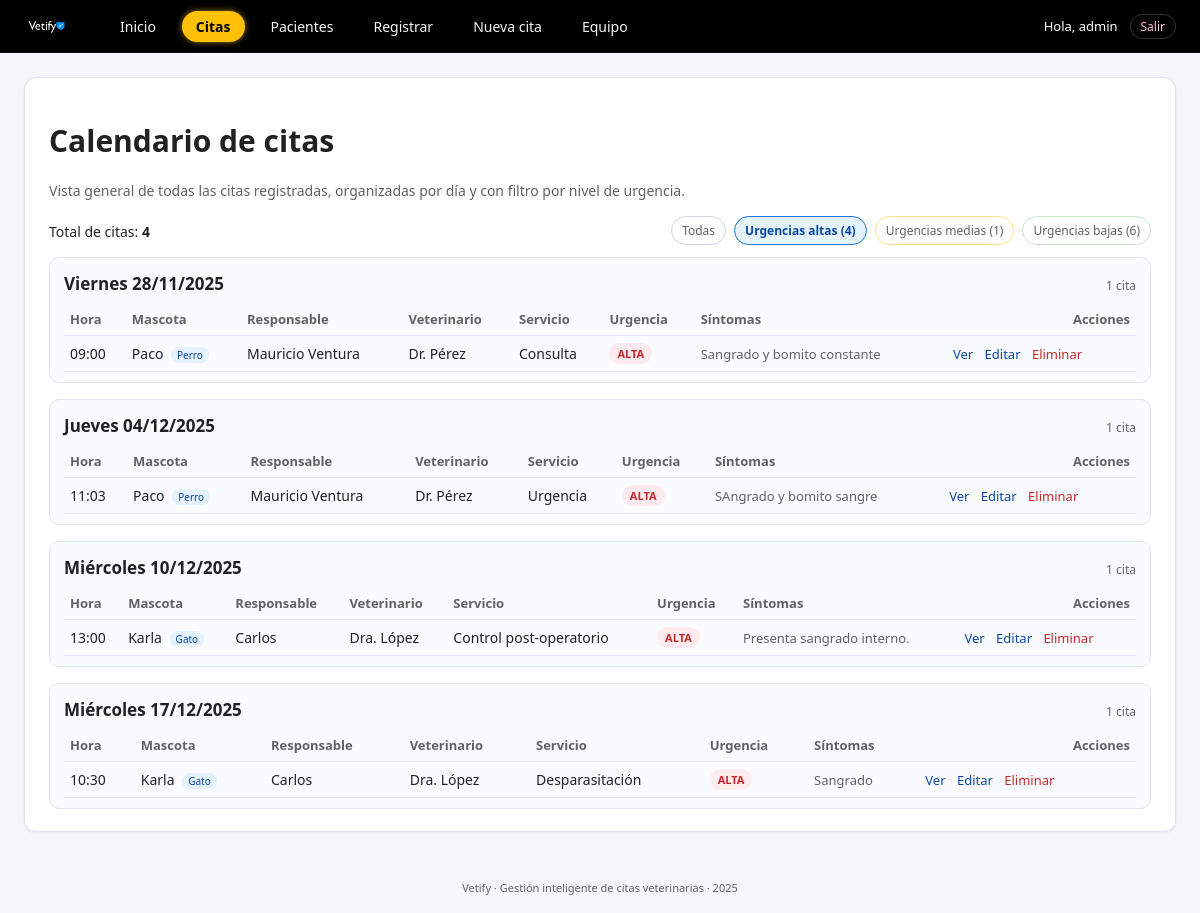
Screenshot of /citas?urg=alta (signed in) with the database file from the repository.
### tables this page shows
CREATE TABLE citas (
        id INTEGER PRIMARY KEY AUTOINCREMENT,
        mascota_id INTEGER NOT NULL,
        vet_id INTEGER NOT NULL,
        fecha_hora TEXT NOT NULL,
        tipo_servicio TEXT NOT NULL,
        sintomas TEXT,
        urgencia TEXT,
        estado TEXT NOT NULL DEFAULT 'pendiente',
        FOREIGN KEY (mascota_id) REFERENCES mascotas(id),
        FOREIGN KEY (vet_id) REFERENCES veterinarios(id)
    );

CREATE TABLE mascotas (
        id INTEGER PRIMARY KEY AUTOINCREMENT,
        nombre TEXT NOT NULL,
        tipo TEXT NOT NULL,
        raza TEXT,
        edad INTEGER,
        peso REAL,
        dueno_id INTEGER NOT NULL, fecha_registro TEXT,
        FOREIGN KEY (dueno_id) REFERENCES duenos(id)
    );

CREATE TABLE duenos (
        id INTEGER PRIMARY KEY AUTOINCREMENT,
        nombre TEXT NOT NULL,
        telefono TEXT NOT NULL,
        correo TEXT NOT NULL
    );

CREATE TABLE veterinarios (
        id INTEGER PRIMARY KEY AUTOINCREMENT,
        nombre TEXT NOT NULL,
        especialidad TEXT NOT NULL,
        telefono TEXT NOT NULL
    );

### app.py (the view)
@app.route("/citas")
@login_required
def citas():
    urgencia_filtro = request.args.get("urg", "todas").lower()
    citas = listar_citas_todas()
    counts = {"alta": 0, "media": 0, "baja": 0}
    for c in citas:
        urg = (c["urgencia"] or "").lower()
        if urg in counts:
            counts[urg] += 1
    if urgencia_filtro in ("alta", "media", "baja"):
        citas_filtradas = [c for c in citas if (c["urgencia"] or "").lower() == urgencia_filtro]
    else:
        citas_filtradas = citas
    total_citas = len(citas_filtradas)
    grupos = []
    current_date = None
    grupo_actual = None
    dias_semana = ["Lunes", "Martes", "Miércoles", "Jueves", "Viernes", "Sábado", "Domingo"]
    for c in citas_filtradas:
        fecha_iso = c["fecha_hora"][:10]
        if fecha_iso != current_date:
            current_date = fecha_iso
            dt = datetime.fromisoformat(fecha_iso)
            dia_nombre = dias_semana[dt.weekday()]
            fecha_label = f"{dia_nombre} {dt.day:02d}/{dt.month:02d}/{dt.year}"
            grupo_actual = {"fecha_iso": fecha_iso, "fecha_label": fecha_label, "items": []}
            grupos.append(grupo_actual)
        grupo_actual["items"].append(c)
    return render_template(
        "citas.html",
        grupos=grupos,
        total_citas=total_citas,
        counts=counts,
        urgencia_actual=urgencia_filtro
    )

### app.py (called while the page is built)
def login_required(f):
    @wraps(f)
    def decorated_function(*args, **kwargs):
        if 'user_id' not in session:
            flash("Debes iniciar sesión para acceder.", "error")
            return redirect(url_for('login'))
        return f(*args, **kwargs)
    return decorated_function

### db.py (called while the page is built)
def get_connection():
    conn = sqlite3.connect(DB_NAME)
    conn.row_factory = sqlite3.Row
    return conn

### services.py (called while the page is built)
def listar_citas_todas():
    conn = get_connection()
    cur = conn.cursor()
    cur.execute("""
        SELECT c.id,
               c.fecha_hora,
               c.tipo_servicio,
               c.urgencia,
               c.sintomas,
               c.estado,
               m.nombre      AS mascota,
               m.tipo        AS tipo_mascota,
               d.nombre      AS dueno,
               v.nombre      AS vet,
               c.mascota_id  AS mascota_id,
               c.vet_id      AS vet_id
        FROM citas c
        JOIN mascotas m ON c.mascota_id = m.id
        JOIN duenos d   ON m.dueno_id = d.id
        JOIN veterinarios v ON c.vet_id = v.id
        ORDER BY c.fecha_hora;
    """)
    filas = cur.fetchall()
    conn.close()
    return filas

### templates/citas.html (shortened to what this page needs)
{% extends "base.html" %}
{% block content %}
<div class="card">
    <h1>Calendario de citas</h1>
    <p class="form-sub">
        Vista general de todas las citas registradas, organizadas por día y con filtro por nivel de urgencia.
    </p>
    <div class="calendar-toolbar">
        <div class="calendar-summary">
            <span class="calendar-total">Total de citas: <strong>{{ total_citas }}</strong></span>
        </div>
        <div class="calendar-filters">
            <a href="{{ url_for('citas') }}"
               class="urg-filter-chip {% if urgencia_actual == 'todas' %}active{% endif %}">
                Todas
            </a>
            <a href="{{ url_for('citas', urg='alta') }}"
               class="urg-filter-chip urg-alta-chip {% if urgencia_actual == 'alta' %}active{% endif %}">
                Urgencias altas ({{ counts['alta'] }})
            </a>
            <a href="{{ url_for('citas', urg='media') }}"
               class="urg-filter-chip urg-media-chip {% if urgencia_actual == 'media' %}active{% endif %}">
                Urgencias medias ({{ counts['media'] }})
            </a>
            <a href="{{ url_for('citas', urg='baja') }}"
               class="urg-filter-chip urg-baja-chip {% if urgencia_actual == 'baja' %}active{% endif %}">
                Urgencias bajas ({{ counts['baja'] }})
            </a>
        </div>
    </div>
    {% if grupos %}
        <div class="calendar-groups">
            {% for g in grupos %}
            <section class="calendar-day-card">
                <header class="calendar-day-header">
                    <h2>{{ g.fecha_label }}</h2>
                    <span class="calendar-day-count">
                        {{ g['items']|length }} cita{{ 's' if g['items']|length != 1 }}
                    </span>
                </header>
                <table class="table">
                    <thead>
                        <tr>
                            <th>Hora</th>
                            <th>Mascota</th>
                            <th>Responsable</th>
                            <th>Veterinario</th>
                            <th>Servicio</th>
                            <th>Urgencia</th>
                            <th>Síntomas</th>
                            <th style="text-align: right;">Acciones</th>
                        </tr>
                    </thead>
                    <tbody>
                        {% for c in g['items'] %}
                        {% set urg = (c['urgencia'] or '').lower() %}
                        <tr>
                            {% set dt = c['fecha_hora'] %}
                            <td>{{ dt[11:16] }}</td>
                            <td>{{ c['mascota'] }} <span class="badge-mini">{{ c['tipo_mascota'] }}</span></td>
                            <td>{{ c['dueno'] }}</td>
                            <td>{{ c['vet'] }}</td>
                            <td>{{ c['tipo_servicio'] }}</td>
                            <td class="urg-cell">
                                {% if urg == 'alta' %}
                                    <span class="urg-tag urg-alta">ALTA</span>
                                {% elif urg == 'media' %}
                                    <span class="urg-tag urg-media">MEDIA</span>
                                {% elif urg == 'baja' %}
                                    <span class="urg-tag urg-baja">BAJA</span>
                                {% else %}
                                    <span class="urg-tag">N/A</span>
                                {% endif %}
                            </td>
                            <td class="symptoms-cell">
                                {% if c['sintomas'] %}
                                    {% if c['sintomas']|length > 60 %}
                                        {{ c['sintomas'][:60] }}…
                                    {% else %}
                                        {{ c['sintomas'] }}
                                    {% endif %}
                                {% else %}
                                    <span class="symptoms-empty">Sin descripción</span>
                                {% endif %}
                            </td>
                            <td class="actions-cell">
                                <a class="link-button"
                                   href="{{ url_for('cita_detalle', cita_id=c['id']) }}">
                                    Ver
                                </a>
                                <a class="link-button"
                                   href="{{ url_for('cita_editar', cita_id=c['id']) }}">
                                    Editar
                                </a>
                                <form action="{{ url_for('cita_eliminar', cita_id=c['id']) }}"
                                      method="post"
                                      style="display:inline;"
                                      onsubmit="return confirm('¿Seguro que deseas eliminar esta cita?');">
                                    <button type="submit" class="link-button link-danger">
                                        Eliminar
                                    </button>
                                </form>
                            </td>
                        </tr>
                        {% endfor %}
                    </tbody>
                </table>
            </section>
            {% endfor %}
        </div>
    {% else %}
        <p>No hay citas registradas.</p>
    {% endif %}
</div>
{% endblock %}

### static/css/styles.css (style rules this page uses)
:root { --primary: #1976D2; --primary-dark: #0D47A1; --accent: #FFC107; --bg: #F4F6FB; --card-bg: #FFFFFF; --text-main: #212121; --text-soft: #616161; --border-soft: #E0E3EF; --danger: #C62828; --warning: #F9A825; --success: #2E7D32; }
* { box-sizing: border-box; font-family: "Segoe UI", system-ui, sans-serif; }
body { margin: 0; background: var(--bg); color: var(--text-main); font-size: 15px; }
.card { background: var(--card-bg); border-radius: 12px; border: 1px solid var(--border-soft); padding: 22px 24px; box-shadow: 0 1px 3px rgba(15, 23, 42, 0.06); }
.form-sub { font-size: 14px; color: var(--text-soft); margin-bottom: 16px; }
.table { width: 100%; border-collapse: collapse; font-size: 14px; margin-top: 8px; }
.table th, .table td { border-bottom: 1px solid #E4E7F5; padding: 7px 6px; text-align: left; }
.table th { font-size: 13px; color: var(--text-soft); }
.urg-cell { text-align: center; }
.urg-tag { display: inline-block; padding: 3px 8px; border-radius: 999px; font-size: 11px; font-weight: 600; }
.urg-alta { background: #FFEBEE; color: var(--danger); }
.symptoms-cell { font-size: 13px; color: var(--text-soft); max-width: 260px; }
.badge-mini { display: inline-block; margin-left: 4px; padding: 1px 6px; font-size: 10px; border-radius: 999px; background: #E3F2FD; color: var(--primary-dark); }
.calendar-toolbar { display: flex; justify-content: space-between; align-items: center; flex-wrap: wrap; gap: 10px; margin-bottom: 12px; }
.calendar-total { font-size: 14px; color: var(--text-main); }
.calendar-filters { display: flex; gap: 8px; flex-wrap: wrap; }
.urg-filter-chip { font-size: 12px; padding: 5px 10px; border-radius: 999px; border: 1px solid #CFD3E5; background: #FFFFFF; color: var(--text-soft); text-decoration: none; }
.urg-filter-chip.active { border-color: var(--primary); background: #E3F2FD; color: var(--primary-dark); font-weight: 600; }
.urg-alta-chip { border-color: #FFCDD2; }
.urg-media-chip { border-color: #FFE082; }
.urg-baja-chip { border-color: #C8E6C9; }
.calendar-groups { display: flex; flex-direction: column; gap: 16px; margin-top: 8px; }
.calendar-day-card { background: #FAFBFF; border-radius: 10px; border: 1px solid #E1E4F5; padding: 14px 14px 10px; }
.calendar-day-header { display: flex; justify-content: space-between; align-items: baseline; margin-bottom: 8px; }
.calendar-day-header h2 { margin: 0; font-size: 17px; }
.calendar-day-count { font-size: 12px; color: var(--text-soft); }
.actions-cell { text-align: right; white-space: nowrap; }
.link-button { background: none; border: none; padding: 0; margin: 0 4px; font-size: 13px; color: var(--primary-dark); cursor: pointer; text-decoration: none; }
.link-danger { color: var(--danger); }

### rows the page displays
citas: fecha_hora "09:00", mascota "Paco", tipo_mascota "Perro", dueno "Mauricio Ventura", vet "Dr. Pérez", tipo_servicio "Consulta", sintomas "Sangrado y bomito constante"
citas: fecha_hora "11:03", mascota "Paco", tipo_mascota "Perro", dueno "Mauricio Ventura", vet "Dr. Pérez", tipo_servicio "Urgencia", sintomas "SAngrado y bomito sangre"
citas: fecha_hora "13:00", mascota "Karla", tipo_mascota "Gato", dueno "Carlos", vet "Dra. López", tipo_servicio "Control post-operatorio", sintomas "Presenta sangrado interno."
citas: fecha_hora "10:30", mascota "Karla", tipo_mascota "Gato", dueno "Carlos", vet "Dra. López", tipo_servicio "Desparasitación", sintomas "Sangrado"

### other values shown
{{ session.get('username') }} "admin"
{{ total_citas }} "4"
{{ counts['alta'] }} "4"
{{ counts['media'] }} "1"
{{ counts['baja'] }} "6"
{{ g.fecha_label }} "Viernes 28/11/2025" "Jueves 04/12/2025" "Miércoles 10/12/2025" "Miércoles 17/12/2025"
{{ g['items']|length }} "1" "1" "1" "1"
